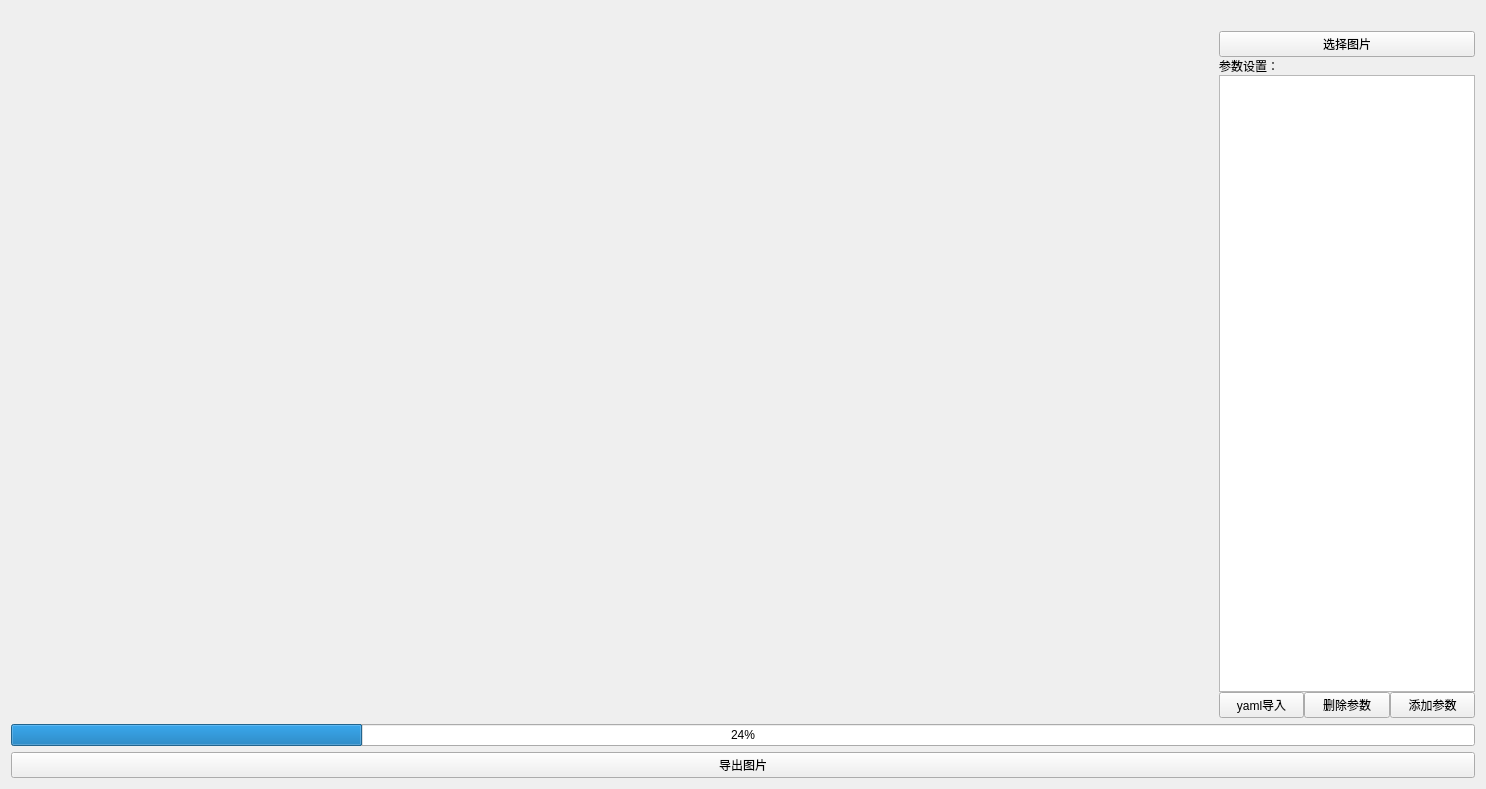
<?xml version="1.0" encoding="UTF-8"?>
<ui version="4.0">
 <class>ImageView</class>
 <widget class="QWidget" name="ImageView">
  <property name="geometry">
   <rect>
    <x>0</x>
    <y>0</y>
    <width>1486</width>
    <height>789</height>
   </rect>
  </property>
  <property name="windowTitle">
   <string>ImageView</string>
  </property>
  <layout class="QVBoxLayout" name="verticalLayout">
   <item>
    <widget class="QLabel" name="resolutionLabel">
     <property name="text">
      <string/>
     </property>
    </widget>
   </item>
   <item>
    <layout class="QHBoxLayout" name="horizontalLayout">
     <property name="spacing">
      <number>0</number>
     </property>
     <item>
      <widget class="QLabel" name="imageLabel">
       <property name="sizePolicy">
        <sizepolicy hsizetype="Expanding" vsizetype="Expanding">
         <horstretch>0</horstretch>
         <verstretch>0</verstretch>
        </sizepolicy>
       </property>
       <property name="minimumSize">
        <size>
         <width>0</width>
         <height>0</height>
        </size>
       </property>
       <property name="text">
        <string/>
       </property>
       <property name="scaledContents">
        <bool>true</bool>
       </property>
      </widget>
     </item>
     <item>
      <layout class="QVBoxLayout" name="toolWidge">
       <property name="sizeConstraint">
        <enum>QLayout::SetDefaultConstraint</enum>
       </property>
       <item>
        <widget class="QPushButton" name="chooseBtn">
         <property name="sizePolicy">
          <sizepolicy hsizetype="Preferred" vsizetype="Preferred">
           <horstretch>0</horstretch>
           <verstretch>0</verstretch>
          </sizepolicy>
         </property>
         <property name="text">
          <string>选择图片</string>
         </property>
        </widget>
       </item>
       <item>
        <widget class="QLabel" name="label">
         <property name="text">
          <string>参数设置：</string>
         </property>
        </widget>
       </item>
       <item>
        <widget class="QTableWidget" name="paramsTable">
         <property name="sizePolicy">
          <sizepolicy hsizetype="Preferred" vsizetype="Expanding">
           <horstretch>0</horstretch>
           <verstretch>0</verstretch>
          </sizepolicy>
         </property>
        </widget>
       </item>
       <item>
        <layout class="QHBoxLayout" name="horizontalLayout_2">
         <item>
          <widget class="QPushButton" name="yamlLoadBtn">
           <property name="sizePolicy">
            <sizepolicy hsizetype="Preferred" vsizetype="Preferred">
             <horstretch>0</horstretch>
             <verstretch>0</verstretch>
            </sizepolicy>
           </property>
           <property name="text">
            <string>yaml导入</string>
           </property>
          </widget>
         </item>
         <item>
          <widget class="QPushButton" name="deleteParamsBtn">
           <property name="sizePolicy">
            <sizepolicy hsizetype="Preferred" vsizetype="Preferred">
             <horstretch>0</horstretch>
             <verstretch>0</verstretch>
            </sizepolicy>
           </property>
           <property name="text">
            <string>删除参数</string>
           </property>
          </widget>
         </item>
         <item>
          <widget class="QPushButton" name="addParamsBtn">
           <property name="sizePolicy">
            <sizepolicy hsizetype="Preferred" vsizetype="Preferred">
             <horstretch>0</horstretch>
             <verstretch>0</verstretch>
            </sizepolicy>
           </property>
           <property name="text">
            <string>添加参数</string>
           </property>
          </widget>
         </item>
        </layout>
       </item>
      </layout>
     </item>
    </layout>
   </item>
   <item>
    <widget class="QProgressBar" name="progressBar">
     <property name="value">
      <number>24</number>
     </property>
    </widget>
   </item>
   <item>
    <widget class="QPushButton" name="genBtn">
     <property name="text">
      <string>导出图片</string>
     </property>
    </widget>
   </item>
  </layout>
 </widget>
 <resources/>
 <connections/>
</ui>
